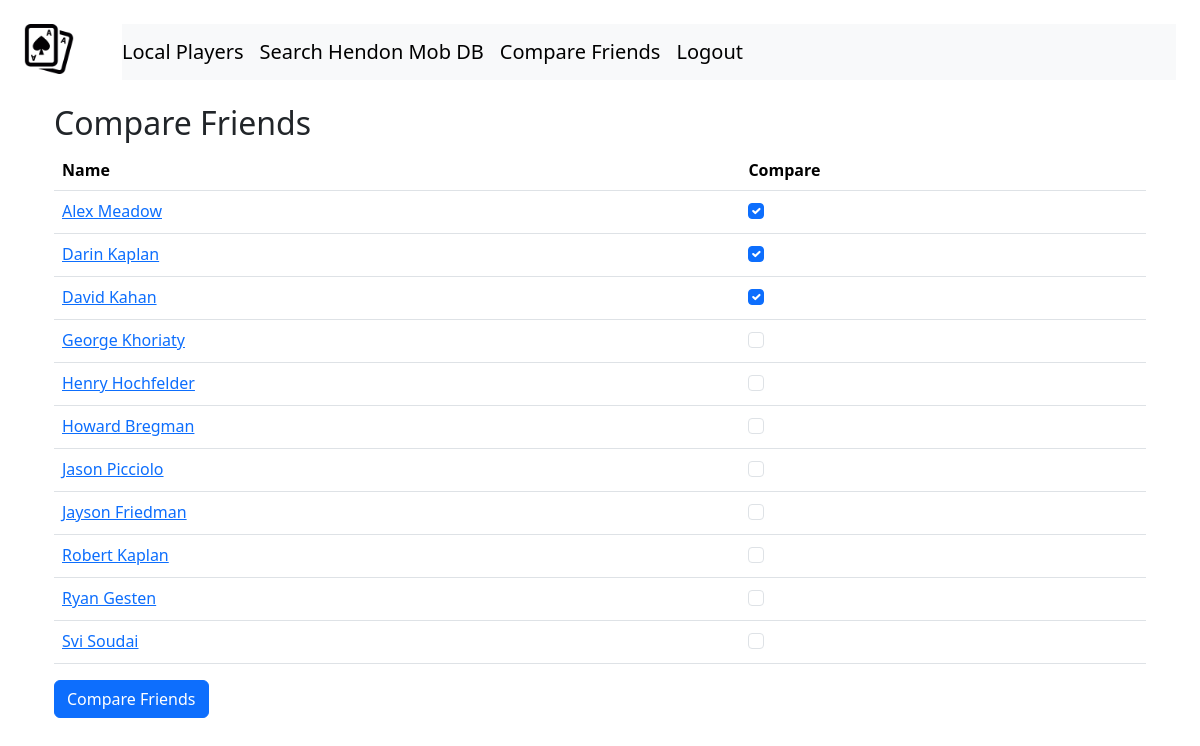
/poker_scraper/select_friends/ (signed in), run on the app's committed database.
### poker_scraper/models.py (models this page shows)
class Player(models.Model):
    hendon_mob_id = models.CharField(max_length=200, unique=True)
    name = models.CharField(max_length=200)
    img_url = models.URLField(null=True, blank=True)
    birthplace = models.CharField(max_length=100, null=True, blank=True)

### poker_scraper/views.py (the view)
# urls.py: path('select_friends/', views.select_friends, name='select_friends'),
def select_friends(request):
    profile = UserProfile.objects.get(user=request.user)
    current_friends = profile.friends.all()
    if request.method == 'POST':
        selected_friends_ids = request.POST.getlist('friend')
        for player in Player.objects.all():
            if str(player.id) in selected_friends_ids:
                profile.friends.add(player)
            elif player in current_friends:
                profile.friends.remove(player)
        return redirect('poker_scraper:view_friends')
    else:
        players = Player.objects.all()
        player_friends = [{'player': player, 'is_friend': player in current_friends} for player in players]
        sorted_player_friends = sorted(player_friends, key=lambda x: x['player'].name.lower())
        return render(request, 'poker_scraper/select_friends.html', {'players': sorted_player_friends})

### templates/poker_scraper/select_friends.html (shortened to what this page needs)
{% extends 'base_generic.html' %}
{% block content %}
<div class="container">
    <h2>Compare Friends</h2>
    <form method="post">
        <table class="table">
            <thead>
                <tr>
                    <th scope="col">Name</th>
                    <th scope="col">Compare</th>
                </tr>
            </thead>
            <tbody>
                {% for player in players %}
                    <tr>
                        <td><a href="{% url 'poker_scraper:display' player.player.id %}">{{ player.player.name }}</a></td>
                        <td>
                            <div class="form-check">
                                <input class="form-check-input" type="checkbox" name="friend" value="{{ player.player.id }}" id="friend{{ forloop.counter }}" {% if player.is_friend %}checked{% endif %}>
                            </div>
                        </td>
                    </tr>
                {% endfor %}
            </tbody>
        </table>
        <button type="submit" class="btn btn-primary">Compare Friends</button>
    </form>
</div>
{% endblock %}

### data on the page
Player: player.name "Alex Meadow"
Player: player.name "Darin Kaplan"
Player: player.name "David Kahan"
Player: player.name "George Khoriaty"
Player: player.name "Henry Hochfelder"
Player: player.name "Howard Bregman"
Player: player.name "Jason Picciolo"
Player: player.name "Jayson Friedman"
Player: player.name "Robert Kaplan"
Player: player.name "Ryan Gesten"
Player: player.name "Svi Soudai"
